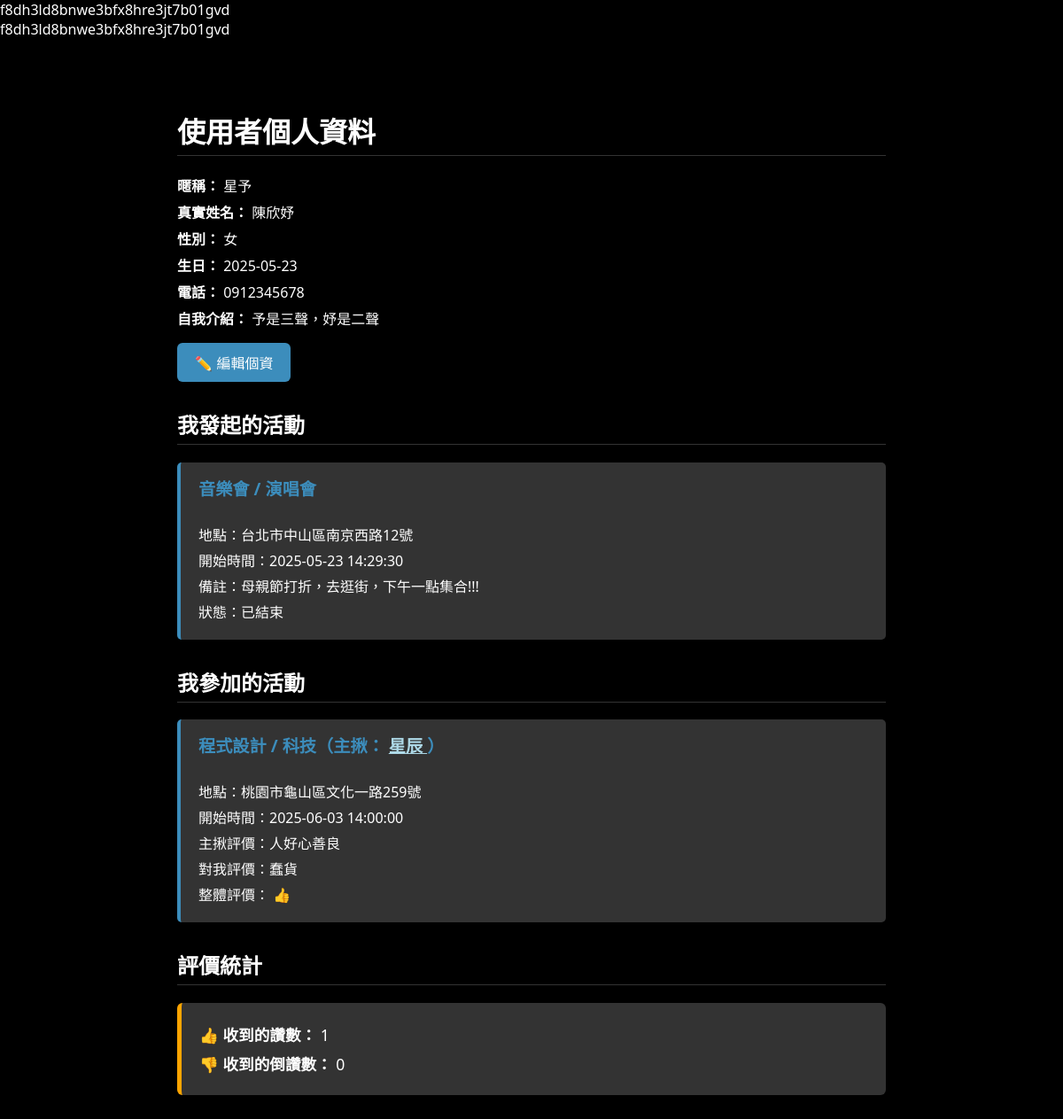
/profile/profile.php?uid=f8dh3ld8bnwe3bfx8hre3jt7b01gvd, run on an earlier commit of the app's database.
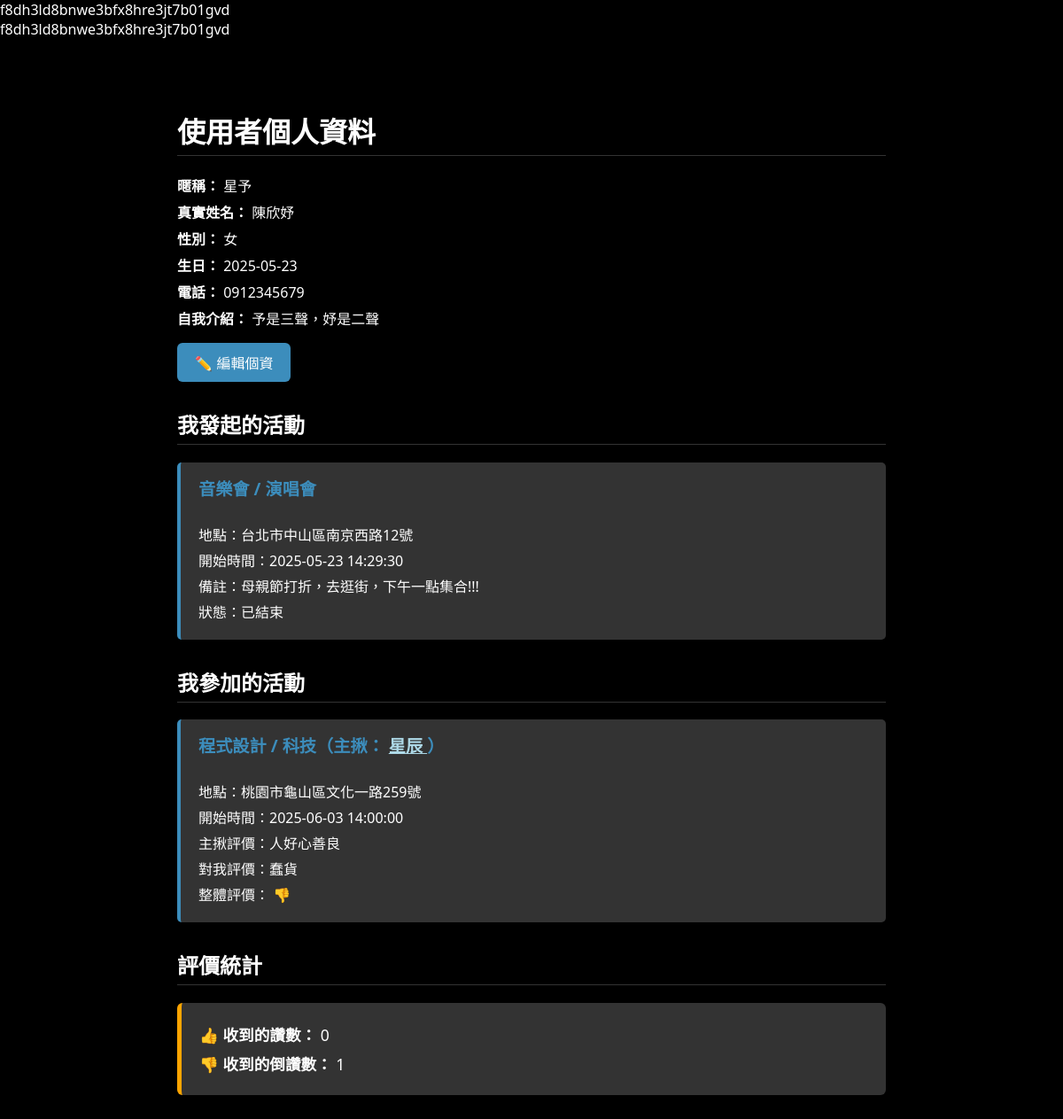
And on a later commit of the database.
### tables this page shows
CREATE TABLE `user` (
  `uid` varchar(50) NOT NULL,
  `username` varchar(11) NOT NULL,
  `name` varchar(50) NOT NULL,
  `gender` varchar(1) NOT NULL,
  `birthday` date DEFAULT NULL,
  `self_introduction` varchar(200) DEFAULT NULL,
  `isadmin` tinyint(1) DEFAULT 0,
  `phone` varchar(10) NOT NULL,
  `identify_ID` varchar(10) NOT NULL
);

CREATE TABLE `involvement` (
  `orderid` int(11) NOT NULL,
  `uid` varchar(50) NOT NULL,
  `eval_to_booker` varchar(200) DEFAULT NULL,
  `booker_eval` varchar(200) DEFAULT NULL,
  `evaluation` int(1) DEFAULT NULL COMMENT '讚:1，倒讚:-1'
);

CREATE TABLE `event` (
  `categories_id` int(4) NOT NULL,
  `event_id` int(4) NOT NULL,
  `content` varchar(50) NOT NULL
);

CREATE TABLE `order_detail` (
  `orderid` int(11) NOT NULL,
  `booker` varchar(50) NOT NULL,
  `location` varchar(100) NOT NULL,
  `deadtime` datetime NOT NULL,
  `start_time` datetime NOT NULL DEFAULT current_timestamp(),
  `annotation` varchar(200) DEFAULT NULL,
  `participants` int(2) NOT NULL DEFAULT 1,
  `state` varchar(4) NOT NULL,
  `event_id` int(4) DEFAULT NULL,
  `gender_limit` tinyint(1) NOT NULL DEFAULT 0,
  `male_limit` int(2) DEFAULT NULL,
  `female_limit` int(2) DEFAULT NULL,
  `male_num` int(2) NOT NULL DEFAULT 0,
  `female_num` int(2) NOT NULL DEFAULT 0
);

### profile/profile.php (the view, shortened to what this page needs)
<?php
require_once 'db_connect.php';
$login_uid = 'f8dh3ld8bnwe3bfx8hre3jt7b01gvd';
$uid = $_GET['uid'] ?? null;
echo $uid;
$isAdmin = false;
if ($login_uid) {
    $stmt = $conn->prepare("SELECT isadmin FROM user WHERE uid = ?");
    $stmt->bind_param("s", $login_uid);
    $stmt->execute();
    $result = $stmt->get_result();
    if ($row = $result->fetch_assoc()) {
        $isAdmin = $row['isadmin'] == 1;
    }
}
$isSelf = $login_uid === $uid;
$canEdit = $isSelf || $isAdmin;
?>
<?php
$user_sql = "SELECT * FROM user WHERE uid = ?";
$stmt = $conn->prepare($user_sql);
$stmt->bind_param("s", $uid);
$stmt->execute();
$user_result = $stmt->get_result();
$user = $user_result->fetch_assoc();
?>
<?php
$created_sql = "
SELECT od.*, e.content AS event_name
FROM order_detail od
JOIN event e ON od.event_id = e.event_id
WHERE od.booker = ?";
$stmt = $conn->prepare($created_sql);
$stmt->bind_param("s", $uid);
$stmt->execute();
$created_events = $stmt->get_result();
?>
<?php
$joined_sql = "
SELECT od.*, e.content AS event_name, u.username AS booker_username, i.eval_to_booker, i.booker_eval, i.evaluation
FROM involvement i
JOIN order_detail od ON i.orderid = od.orderid
JOIN event e ON od.event_id = e.event_id
JOIN user u ON od.booker = u.uid
WHERE i.uid = ?";
$stmt = $conn->prepare($joined_sql);
$stmt->bind_param("s", $uid);
$stmt->execute();
$joined_events = $stmt->get_result();
?>
<?php
$evaluation_sql = "
SELECT
  SUM(CASE WHEN i.evaluation = 1 THEN 1 ELSE 0 END) AS likes,
  SUM(CASE WHEN i.evaluation = -1 THEN 1 ELSE 0 END) AS dislikes
FROM involvement i
JOIN order_detail o ON i.orderid = o.orderid
WHERE i.uid = ? AND o.booker != i.uid
";
$stmt = $conn->prepare($evaluation_sql);
$stmt->bind_param("s", $uid);
$stmt->execute();
$eval_result = $stmt->get_result();
$eval_data = $eval_result->fetch_assoc();
?>
<!DOCTYPE html>
<html lang="zh-Hant">
<head>
  <link rel="stylesheet" href="profile.css">
</head>
<body>
    <div class="container">
        <div class="profile-info">
            <h1>使用者個人資料</h1>
            <?php if ($canEdit): ?>
                <div id="view-mode">
                    <p><strong>暱稱：</strong> <?php echo htmlspecialchars($user['username']); ?></p>
                    <p><strong>真實姓名：</strong> <?php echo htmlspecialchars($user['name']); ?></p>
                    <p><strong>性別：</strong> <?php echo htmlspecialchars($user['gender']); ?></p>
                    <p><strong>生日：</strong> <?php echo htmlspecialchars($user['birthday']); ?></p>
                    <p><strong>電話：</strong> <?php echo htmlspecialchars($user['phone']); ?></p>
                    <p><strong>自我介紹：</strong> <?php echo htmlspecialchars($user['self_introduction'] ?? '尚未填寫'); ?></p>
                    <button class="edit-button" onclick="toggleEdit()">✏️ 編輯個資</button>
                </div>
            <?php endif; ?>
        </div>
        <h2>我發起的活動</h2>
        <div class="event-card">
        <?php while ($row = $created_events->fetch_assoc()): ?>
            <div>
            <h3><?php echo htmlspecialchars($row['event_name']); ?></h3>
            <p>地點：<?php echo htmlspecialchars($row['location']); ?></p>
            <p>開始時間：<?php echo $row['start_time']; ?></p>
            <p>備註：<?php echo htmlspecialchars($row['annotation']); ?></p>
            <p>狀態：<?php echo $row['state']; ?></p>
            </div>
        <?php endwhile; ?>
        </div>
        <h2>我參加的活動</h2>
        <div class="event-card">
            <?php while ($row = $joined_events->fetch_assoc()): ?>
                <div>
                    <h3>
                        <?php echo htmlspecialchars($row['event_name']); ?>（主揪：
                        <a href="profile.php?uid=<?php echo urlencode($row['booker']); ?>" style="color: lightblue;">
                            <?php echo htmlspecialchars($row['booker_username']); ?>
                        </a>）
                    </h3>
                    <p>地點：<?php echo htmlspecialchars($row['location']); ?></p>
                    <p>開始時間：<?php echo $row['start_time']; ?></p>
                    <p>主揪評價：<?php echo htmlspecialchars($row['eval_to_booker'] ?? '未填寫'); ?></p>
                    <p>對我評價：<?php echo htmlspecialchars($row['booker_eval'] ?? '未填寫'); ?></p>
                    <p>整體評價：
                        <?php
                        if ($row['evaluation'] === null) echo '未評價';
                        elseif ($row['evaluation'] == 1) echo '👍';
                        elseif ($row['evaluation'] == -1) echo '👎';
                        ?>
                    </p>
                </div>
            <?php endwhile; ?>
        </div>
        <h2>評價統計</h2>
        <div class="stat-box">
            <p><strong>👍 收到的讚數：</strong> <?php echo $eval_data['likes'] ?? 0; ?></p>
            <p><strong>👎 收到的倒讚數：</strong> <?php echo $eval_data['dislikes'] ?? 0; ?></p>
        </div>
    </div>
</body>
</html>

What changed in the data, as far as the page shows it:
changed user "星予": phone "0912345678" → "0912345679"
changed involvement "人好心善良": evaluation "👍" → "👎"
Also different on the page:
$eval_data['likes']: "1" → "0"
$eval_data['dislikes']: "0" → "1"
